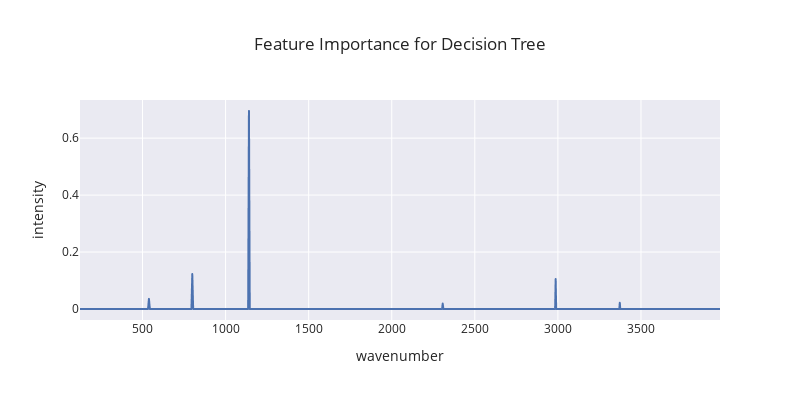

This figure's notebook cell:
### Code cell
# Using the X_train and y_train data to estimate the
# model parameters to figure out which variables are 
# the most predictive
# We will then navigate a path down this decision tree
# to build that model to visualize it you can use 
# Dot Plot Tree. This allows you to see the variables.

# Assuming X is a NumPy array and X_train is the DataFrame
# Convert X back to a DataFrame with appropriate column names
X = data.select_dtypes('number')
y = data.target

fig = px.line(y = tree_only.feature_importances_,
                x=X.columns,
                template = 'seaborn',
                title = 'Feature Importance for Decision Tree',
                width = 800,
                height = 400
                )

fig.update_yaxes(title = 'intensity')
fig.update_xaxes(title = 'wavenumber')

### Figure 1 — Plotly figure (JSON) as saved in the notebook; plotly's stock layout.template omitted (floating-point values rounded to 4 significant figures; data arrays with more than 128 entries replaced by an {"elided": "..."} marker saying what was removed)
{"data": [{"hovertemplate": "x=%{x}<br>y=%{y}<extra></extra>", "legendgroup": "", "line": {"color": "rgb(76,114,176)", "dash": "solid"}, "marker": {"symbol": "circle"}, "mode": "lines", "name": "", "showlegend": false, "type": "scattergl", "x": {"elided": "1024 float values"}, "xaxis": "x", "y": {"elided": "1024 float values"}, "yaxis": "y"}], "layout": {"height": 400, "legend": {"tracegroupgap": 0}, "title": {"text": "Feature Importance for Decision Tree"}, "width": 800, "xaxis": {"anchor": "y", "domain": [0, 1], "title": {"text": "wavenumber"}}, "yaxis": {"anchor": "x", "domain": [0, 1], "title": {"text": "intensity"}}}}
